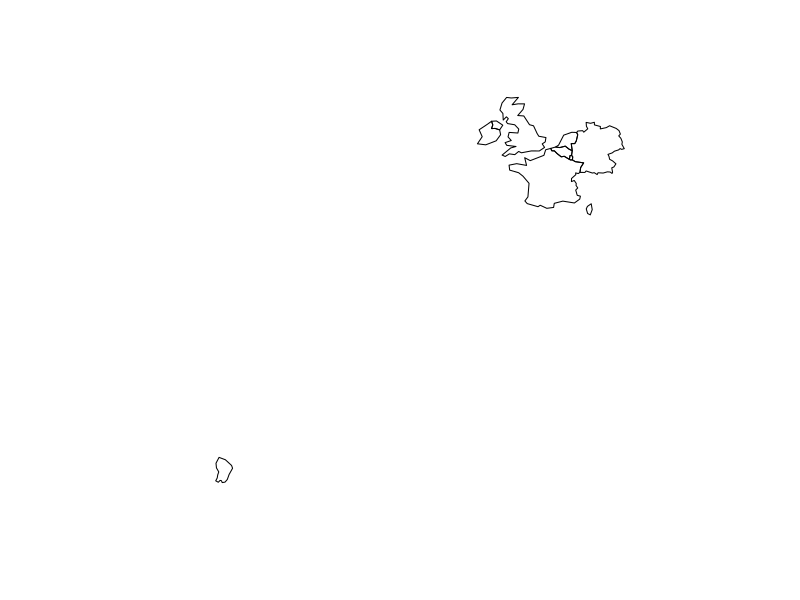
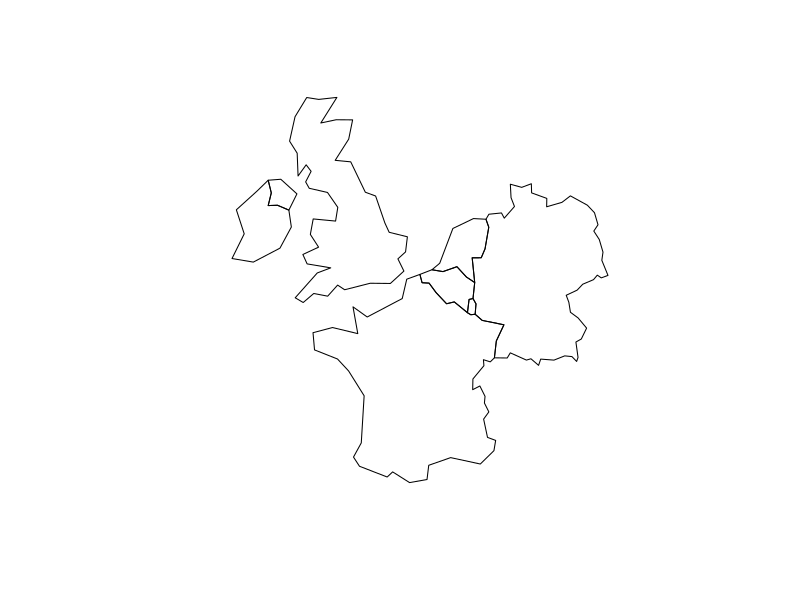
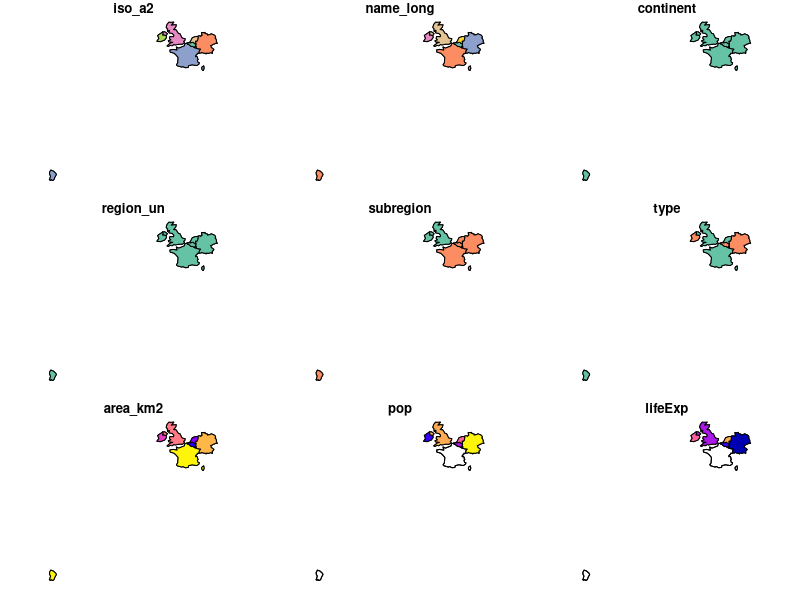

The R script that drew these images, in order:
## ---- chunk 1
# set global chunk options
library(knitr)
opts_chunk$set(error = TRUE, eval = FALSE)
## ---- chunk 2
library(sf)
library(raster)
## ---- chunk 3
library(tidyverse)
## ---- chunk 4
library(spData)
world_sp = as(world, "Spatial")
world_sf = st_as_sf(world_sp)
## ---- chunk 5
lnd_buff = lnd[1, ] %>% 
  st_transform(crs = 27700) %>%  # uk CRS
  st_buffer(500000) %>%
  st_transform(crs = 4326)
near_lnd = world[lnd_buff, ]
plot(near_lnd$geom)
## ---- chunk 6
st_geometry_type(near_lnd)
## ---- chunk 7
data.frame(near_lnd$name_long,
           sapply(near_lnd$geom, length))
## ---- chunk 8
world_poly = world %>% 
  st_cast(to = "POLYGON")
near_lnd_new = world_poly[lnd_buff, ]
plot(st_geometry(near_lnd_new))
## ---- chunk 9
near_lnd_tidy = world %>% 
  filter(st_intersects(., lnd_buff, sparse = FALSE))
## ---- chunk 10
row.names(near_lnd_tidy)
row.names(near_lnd)
## ---- chunk 11
world %>% 
  filter(name_long == "United Kingdom")
## ---- chunk 12
identical(
  world %>% filter(name_long == "United Kingdom"),
  world[world$name_long == "United Kingdom", ]
) # ?
## ---- chunk 13
u1 = world %>% filter(name_long == "United Kingdom")
u2 = world[world$name_long == "United Kingdom", ]
row.names(u2) = 1
identical(u1, u2)
## ---- chunk 14
near_lnd_data = st_set_geometry(near_lnd, NULL)
d = bind_rows(near_lnd_data, near_lnd_data)
d_sf = st_sf(d, geometry = c(near_lnd$geom, near_lnd$geom))
plot(d_sf)
